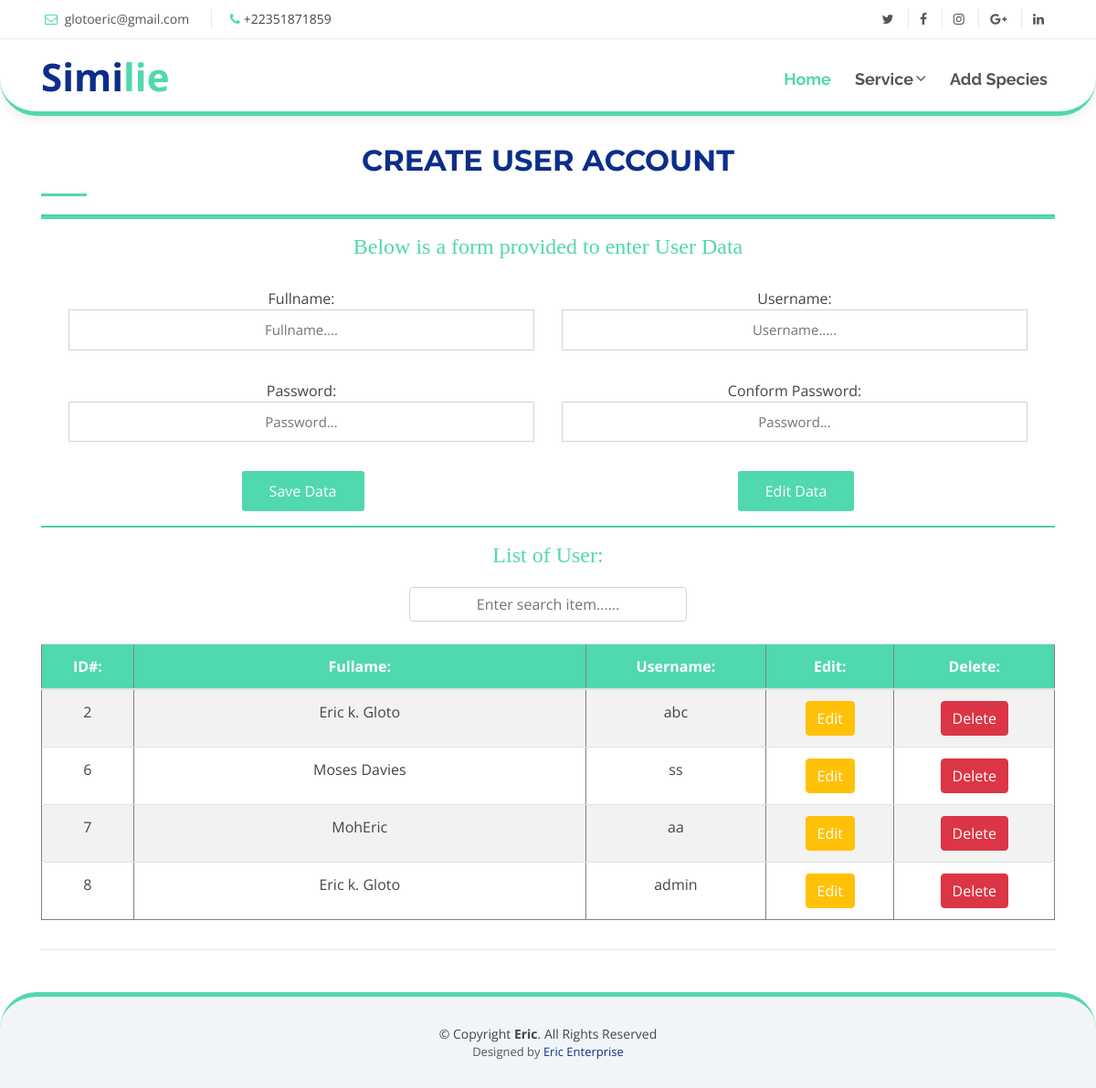
Page /sign-up.php (signed in) on the committed database.
### tables this page shows
CREATE TABLE `user` (
  `id` int(10) NOT NULL,
  `Fullname` varchar(160) NOT NULL,
  `Username` varchar(20) NOT NULL,
  `Passwords` varchar(255) NOT NULL
);

### class/userClass.php (called while the page is built, shortened)
<?php
    class UserClass{
    Private $server_name="127.0.0.1";
    Private $server_user="root";
    Private $server_pass="DDee@2022@DD";
    Private $server_db="similie_db";
    protected $connector;
    function  __construct()
    {
        $this->connector=new mysqli($this->server_name, $this->server_user, $this->server_pass, $this->server_db);
        return $this->connector;
    }
   public function SelectUsers()
   {
       $insertAdmin= "SELECT * FROM user;";
       $stmt= $this->connector->prepare($insertAdmin);
       $stmt->execute();
       $result=$stmt->get_result();
       if($result){
           return $result;
       }else{
           return false;
   }
  }
}
?>

### sign-up.php (the view, shortened to what this page needs)
<?php
    require_once 'class/userClass.php';
    ?>
<!DOCTYPE html>
<html lang="en">
<head>
    <link href="lib/bootstrap/css/bootstrap.min.css" rel="stylesheet">
    <link href="lib/font-awesome/css/font-awesome.min.css" rel="stylesheet">
    <link href="lib/animate/animate.min.css" rel="stylesheet">
    <link href="lib/ionicons/css/ionicons.min.css" rel="stylesheet">
    <link href="lib/owlcarousel/assets/owl.carousel.min.css" rel="stylesheet">
    <link href="lib/magnific-popup/magnific-popup.css" rel="stylesheet">
    <link href="lib/ionicons/css/ionicons.min.css" rel="stylesheet">
    <link href="css/style1.css" rel="stylesheet">
</head>
<body id="body">
<section id="topbar" class="d-none d-lg-block">
    <div class="container clearfix">
        <div class="contact-info float-left">
            <i class="fa fa-envelope-o"></i> <a href="mailto:glotoeric@gmail.com">glotoeric@gmail.com</a>
            <i class="fa fa-phone"></i>+22351871859
        </div>
        <div class="social-links float-right">
            <a href="#" class="twitter"><i class="fa fa-twitter"></i></a>
            <a href="http://www.facebook.com/eric.k.gloto" class="facebook"><i class="fa fa-facebook"></i></a>
            <a href="#" class="instagram"><i class="fa fa-instagram"></i></a>
            <a href="#" class="google-plus"><i class="fa fa-google-plus"></i></a>
            <a href="#" class="linkedin"><i class="fa fa-linkedin"></i></a>
        </div>
    </div>
</section>
<header id="header">
    <div class="container">
        <div id="logo" class="pull-left">
            <h1><a href="#body" class="scrollto">Simi<span>lie</span></a></h1>
        </div>
        <nav id="nav-menu-container">
            <ul class="nav-menu">
                <li class="menu-active"><a href="index.php">Home</a></li>
                <li class="menu-has-children"><a href="#">Service</a>
                </li>
                <li><a href="index.php">Add Species</a></li>
            </ul>
        </nav>
    </div>
</header>
<main id="main">
    <section id="contact" class="wow fadeInUp">
        <div class="container">
            <div class="section-header">
                <h2>Create user Account </h2>
                <hr style="height: 4px; background-color: #50d8af;">
                <h4 style="font-family: cursive; color: #50d8af;">Below is a form provided to enter User Data</h4>
            </div>
            <div class="container">
                <div class="form">
                    <div class="col-sm-12 section-t8">
                        <div class="row">
                            <div class="col-md-12">
                                <form class="contactForm" action="sign-up.php" method="POST" role="form" enctype="multipart/form-data">
                                    <div class="row">
                                        <div class="col-md-6 mb-3">
                                            <div class="form-group">
                                                <span class="color-text-a">Fullname:</span>
                                                <input type="text" name="fname" value="<?php if(isset($fullname)) echo $fullname;?>" class="form-control form-control-lg form-control-a" placeholder="Fullname...." data-rule="minlen:4" data-msg="Please enter at least 4 chars" required>
                                            </div>
                                        </div>
                                        <div class="col-md-6 mb-3">
                                            <div class="form-group">
                                                <span class="color-text-a">Username:</span>
                                                <input name="username" type="text" value="<?php if(isset($username)) echo $username;?>" class="form-control form-control-lg form-control-a" placeholder="Username....." data-rule="email" data-msg="Ex: 12.675689" required>
                                            </div>
                                        </div>
                                        <div class="col-md-6 mb-3">
                                            <div class="form-group">
                                                <span class="color-text-a">Password:</span>
                                                <input name="password1"  type="password" step="any"  class="form-control form-control-lg form-control-a" placeholder="Password..." data-rule="email" data-msg="Ex: 12.675689" required>
                                            </div>
                                        </div>
                                        <div class="col-md-6 mb-3">
                                            <div class="form-group">
                                                <span class="color-text-a">Conform Password:</span>
                                                <input name="password2"  type="password" step="any"  class="form-control form-control-lg form-control-a" placeholder="Password..." data-rule="email" data-msg="Ex: 12.675689" required>
                                            </div>
                                        </div>
                                        <div class="text-center"><button type="submit" name="sign-up">Save Data</button></div>
                                        <div class="text-center"><button type="submit" name="edit">Edit Data</button></div>
                                    </div>
                                </form>
                            </div>
                        </div>
                    </div>
                </div>
            </div>
            <div class="row">
                <div class="col-md-12">
                    <hr style="height: 1px; background-color: #50d8af;">
                    <h4  style="font-family: cursive; color: #50d8af;">
                        List of User:</h4>
                    <form class="form-inline justify-content-center">
                        <input type="text" id="recherche" name="search" placeholder="Enter search item......" class="form-control" size="32">
                    </form><br>
                    <table id="tableId" width="100%" border="" class="table table-striped table-condensed  table-hover text-center">
                        <thead style=""><tr>
                            <th style="width: 50px; background-color: #50d8af;"  scope="col" class="table-dark">ID#:</th>
                            <th style="width: 280px;background-color: #50d8af;"  scope="col" class="table-dark">Fullame:</th>
                            <th style="width: 50px; background-color: #50d8af;"  scope="col" class="table-dark">Username:</th>
                            <th style="width: 50px; background-color: #50d8af;"  scope="col" class="table-dark">Edit:</th>
                            <th style="width: 50px; background-color: #50d8af;"  scope="col" class="table-dark">Delete:</th>
                        </tr>
                        </thead>
                        <body>
                        <tr>
                        <?php
                        require_once 'class/userClass.php';
                        $obj2=new UserClass();
                        $select=$obj2->SelectUsers();
                        if($select){
                        while ($data=$select->fetch_assoc()) {
                            echo '<td>'.$data['id'].'</td>';
                            echo '<td>'.$data['Fullname'].'</td>';
                            echo '<td>'.$data['Username'].'</td>';
                            echo'<td>
			<button class="btn btn-warning" name="edit"> <a style="color: #ffffff;" href="sign-up.php?ide='.$data['id'].'">Edit</button></a>
			</td>';
                            echo'<td>
			<button class="btn btn-danger" name="delete"> <a style="color: #ffffff;" href="sign-up.php?idd='.$data['id'].'">Delete</button></a>
			</td>';
                            echo '</tr>';}
                        }?>
                        </body>
                    </table>
                </div><hr>
            </div><hr>
        </div>
    </section>
</main>
<footer id="footer">
    <div class="container">
        <div class="copyright">
            &copy; Copyright <strong>Eric</strong>. All Rights Reserved
        </div>
        <div class="credits">
            Designed by <a href="https://facebook.com/eric.gloto">Eric Enterprise</a>
        </div>
    </div>
</footer>
</body>
</html>

### css/style1.css (style rules this page uses)
body { background: #fff; color: #444; font-family: "Open Sans", sans-serif; }
a { color: #50d8af; transition: 0.5s; }
h1, h2, h3, h4, h5, h6 { font-family: "Montserrat", sans-serif; font-weight: 400; margin: 0 0 20px 0; padding: 0; }
#topbar { background: #fff; padding: 10px 0; border-bottom: 1px solid #eee; font-size: 14px; }
#topbar .contact-info a { line-height: 1; color: #555; }
#topbar .contact-info i { color: #50d8af; padding: 4px; }
#topbar .contact-info .fa-phone { padding-left: 20px; margin-left: 20px; border-left: 1px solid #e9e9e9; }
#topbar .social-links a { color: #555; padding: 4px 12px; display: inline-block; line-height: 1px; border-left: 1px solid #e9e9e9; }
#topbar .social-links a:first-child { border-left: 0; }
#header { padding: 20px 0; height: 84px; transition: all 0.5s; z-index: 997; background: #fff; box-shadow: 0px 6px 9px 0px rgba(0, 0, 0, 0.06); border-radius: 0px 0px 40px 40px; border-bottom: 5px solid #50d8af; }
#header #logo h1 { font-size: 42px; margin: 0; padding: 0; line-height: 1; font-family: "Montserrat", sans-serif; font-weight: 700; }
#header #logo h1 a { color: #0c2e8a; line-height: 1; display: inline-block; }
#header #logo h1 a span { color: #50d8af; }
.nav-menu, .nav-menu * { margin: 0; padding: 0; list-style: none; }
.nav-menu li { position: relative; white-space: nowrap; }
.nav-menu > li { float: left; }
.sf-arrows .sf-with-ul { padding-right: 22px; }
.sf-arrows .sf-with-ul:after { content: "\f107"; position: absolute; right: 8px; font-family: FontAwesome; font-style: normal; font-weight: normal; }
#nav-menu-container { float: right; margin: 0; }
.nav-menu a { padding: 10px 8px; text-decoration: none; display: inline-block; color: #555; font-family: "Raleway", sans-serif; font-weight: 700; font-size: 18px; outline: none; }
.nav-menu li:hover > a, .nav-menu .menu-active > a { color: #50d8af; }
.nav-menu > li { margin-left: 10px; }
#mobile-nav { position: fixed; top: 0; padding-top: 18px; bottom: 0; z-index: 998; background: rgba(52, 59, 64, 0.9); left: -260px; width: 260px; overflow-y: auto; transition: 0.4s; }
#mobile-nav ul { padding: 0; margin: 0; list-style: none; }
#mobile-nav ul li { position: relative; }
#mobile-nav ul li a { color: #fff; font-size: 16px; overflow: hidden; padding: 10px 22px 10px 15px; position: relative; text-decoration: none; width: 100%; display: block; outline: none; }
.section-header { margin-bottom: 30px; }
.section-header h2 { font-size: 32px; color: #0c2e8a; text-transform: uppercase; font-weight: 700; position: relative; padding-bottom: 20px; }
.section-header h2::before { content: ''; position: absolute; display: block; width: 50px; height: 3px; background: #50d8af; bottom: 0; left: 0; }
#contact { padding: 30px 0; }
#contact .form input, #contact .form textarea { padding: 10px 14px; border-radius: 0; box-shadow: none; font-size: 15px; }
#contact .form button[type="submit"] { background: #50d8af; border: 0; border-radius: 3px; padding: 10px 30px; color: #fff; transition: 0.4s; cursor: pointer; }
#footer { background: #f2f5f8; padding: 0 0 30px 0; font-size: 14px; border-radius: 40px 40px 0px 0px; border-top: 5px solid #50d8af; }
#footer .copyright { text-align: center; padding-top: 30px; }
#footer .credits { text-align: center; font-size: 13px; color: #555; }
#footer .credits a { color: #0c2e8a; }
* { margin: 0px auto; padding: 0px; text-align: center; font-family: 'Open Sans', sans-serif; }

### rows in the picture
user: id "2", Fullname "Eric k. Gloto", Username "abc"
user: id "6", Fullname "Moses Davies", Username "ss"
user: id "7", Fullname "MohEric", Username "aa"
user: id "8", Fullname "Eric k. Gloto", Username "admin"
